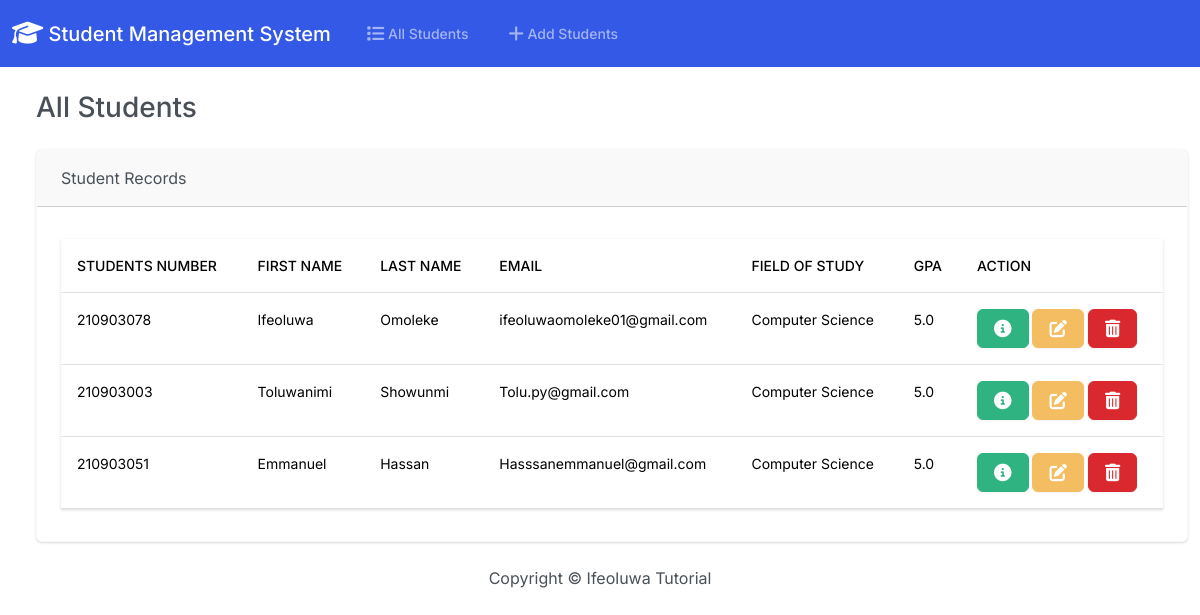
The page / on the database its author committed.
### students/models.py (models this page shows, shortened)
class Student(models.Model):
    student_number=models.PositiveIntegerField()
    First_name=models.CharField(max_length=50)
    last_name=models.CharField(max_length=50)
    email= models.EmailField(max_length=100)
    field_of_study=models.CharField(max_length=50)
    gpa=models.FloatField()

### students/views.py (the view)
# urls.py: path('',views.index, name='index'),
def index(request):
    return render(request, 'students/index.html', {
        'students': Student.objects.all()
    })

### students/templates/students/index.html (shortened to what this page needs)
{% extends "students/base.html" %}
{% block body %}
<div class="container-fluid">
  <h3 class="m-4">All Students</h3>
  <div class="row">
    {% if students %}
    <div class="col-12">
      <div class="card border-light ms-4 mc-4 mb-4">
      <div class="card-header">Student Records</div>
      <div class="card-body">
        <p class="card-text">
          <div class="table_responsive">
            <table class="table table-hover">
              <thead>
                <tr>
                  <th scope="col">Students Number</th>
                  <th scope="col">First Name</th>
                  <th scope="col">Last Name</th>
                  <th scope="col">Email</th>
                  <th scope="col">Field of Study</th>
                  <th scope="col">Gpa</th>
                  <th scope="col">Action</th>
                </tr>
              </thead>
              <tbody>
                {% for Student in students %}
                <tr>
                  <td>{{ Student.student_number }}</td>
                  <td>{{ Student.First_name }}</td>
                  <td>{{ Student.last_name }}</td>
                  <td>{{ Student.email }}</td>
                  <td>{{ Student.field_of_study }}</td>
                  <td>{{ Student.gpa }}</td>
                  <td>
                    <button type="button" class="btn btn-success ne-1" href="{% url 'view_student' Student.id %}" data-bs-toggle="modal"
                     data-bs-target="#myModal {{Student.id}}">
                    </button>
                    <a class="btn btn-warning ne-1" href="{% url 'edit' Student.id %}">
                    </a>
                    <button type="button" class="btn btn-danger" data-bs-target="#delete{{student.id}}">
                    </button>
                </td>
                </tr>
                {% endfor %}
              </tbody>
            </table>
          </div>
        </p>
      </div>
    </div>
    {% else %}
    <h4 class="alert alert-primary ms-4 mc-4 mb-4">No Students Record</h4>
    {% endif %}
  </div>
</div>
{% endblock %}

### students/templates/students/base.html (shortened to what this page needs)
{% load static %}
<!DOCTYPE html>
<html lang="en">
    <head>
        <link rel="stylesheet" href="https://cdnjs.cloudflare.com/ajax/libs/font-awesome/6.5.2/css/all.min.css">
        <link href="{% static 'css/bootstrap.min.css' %}" rel="stylesheet">
        <body class='d-flex flex-column min-vh-100'>
            <nav class="navbar navbar-expand-lg bg-primary" data-bs-theme="dark">
                <div class="container-fluid">
                  <a class="navbar-brand" href="{% url 'index' %}">
                    <i class="fa-solid fa-graduation-cap fa-lg"></i> Student Management System</a>
                  <div class="collapse navbar-collapse" id="navbarColor01">
                    <ul class="navbar-nav me-auto">
                      <li class="nav-item">
                        <a class="nav-link" href="{% url 'index' %}">
                           All Students</a>
                      </li>
                      <li class="nav-item">
                        <a class="nav-link" href="{% url 'add' %}">
                           Add Students</a>
                      </li>
                    </ul>
                  </div>
                </div>
              </nav>
              <div class ="continer-fluid">
                {% block body %}
                {% endblock %}
              </div>
              <footer class="mt-auto mb-4">
                <div class="text-center">
                  <span>
                    Copyright &copy; <script>document.write(new.Date().getfullYear())</script>Ifeoluwa Tutorial
                  </span>
                </div>
              </footer>
        </body>
    </head>
</html>
</html>
</html>

### rows shown on the page
Student: student_number "210903078", First_name "Ifeoluwa", last_name "Omoleke", email "ifeoluwaomoleke01@gmail.com", field_of_study "Computer Science", gpa "5.0"
Student: student_number "210903003", First_name "Toluwanimi", last_name "Showunmi", email "Tolu.py@gmail.com", field_of_study "Computer Science", gpa "5.0"
Student: student_number "210903051", First_name "Emmanuel", last_name "Hassan", email "Hasssanemmanuel@gmail.com", field_of_study "Computer Science", gpa "5.0"
